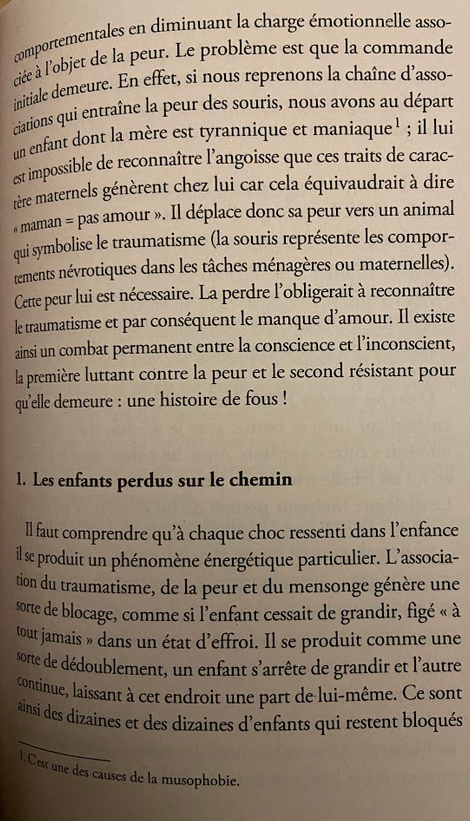
#> input picture images/page.png, 470 x 821 px, given in place of _blurred_image.jpg, which was not available
$ python test_cleaning.py
#> lines starting #> are read from the running program, lines starting #| are printed output that depends on the picture; after the words box and inside, x2 and y2 are one past the last pixel; in counts of white or black regions, pixels touching at a corner belong together; pictures that were not available may be replaced by others from this repository, and a replacement may not be noted
import cv2
import numpy as np


# [111 lines left out: functions text_cleaning, amelioration_contraste, suppression_bruit, deroration_image, detection_contours, projection_horizontale, not called in this run]


def boites_englobantes():
    # Charger l'image en niveaux de gris
    image = cv2.imread("images/_blurred_image.jpg", cv2.IMREAD_GRAYSCALE)
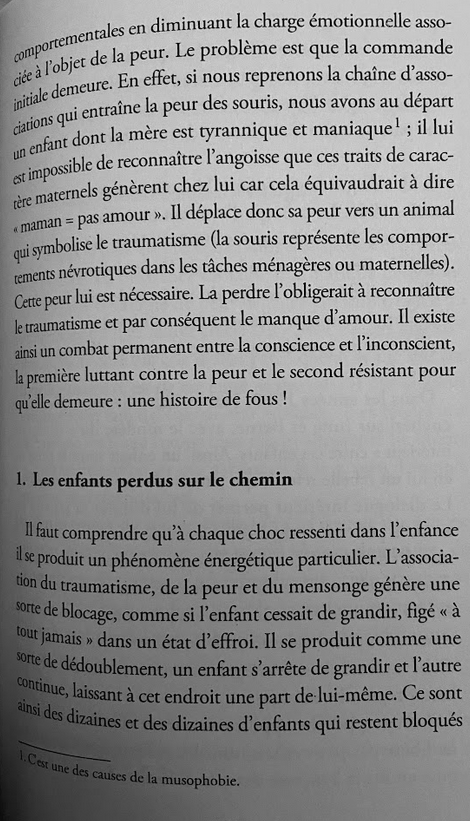
#> image: shape (821, 470); min 0, max 253, mean 142.3

    # Appliquer le seuillage binaire
    _, thresh = cv2.threshold(image, 127, 255, cv2.THRESH_BINARY_INV)
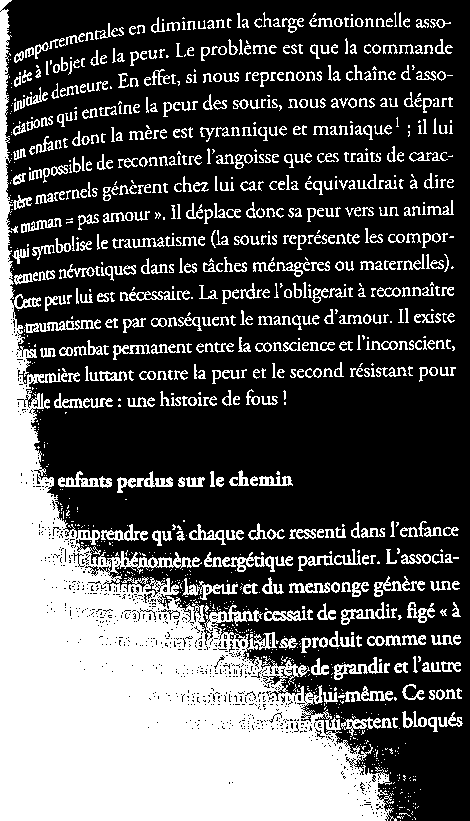
#> thresh: shape (821, 470); 32.5% white; 1168 white regions (542 under 20 px)

    # Trouver les contours
    contours, _ = cv2.findContours(thresh, cv2.RETR_EXTERNAL, cv2.CHAIN_APPROX_SIMPLE)
#> contours = 1161 contours, 731 with area under 20; largest, box (x1, y1, x2, y2) and area: (0, 0, 397, 821) 87294, (117, 471, 173, 493) 332, (341, 717, 392, 737) 315, (182, 578, 238, 600) 290, (25, 320, 94, 333) 287

    # Dessiner des boîtes englobantes autour des contours
    for contour in contours:
        x, y, w, h = cv2.boundingRect(contour)
        cv2.rectangle(image, (x, y), (x + w, y + h), (0, 255, 0), 2)
#> this loop made 1161 passes
#> (x, y, w, h) on passes 1, 2, 4: (400, 820, 1, 1), (412, 819, 1, 1), (397, 816, 7, 3)
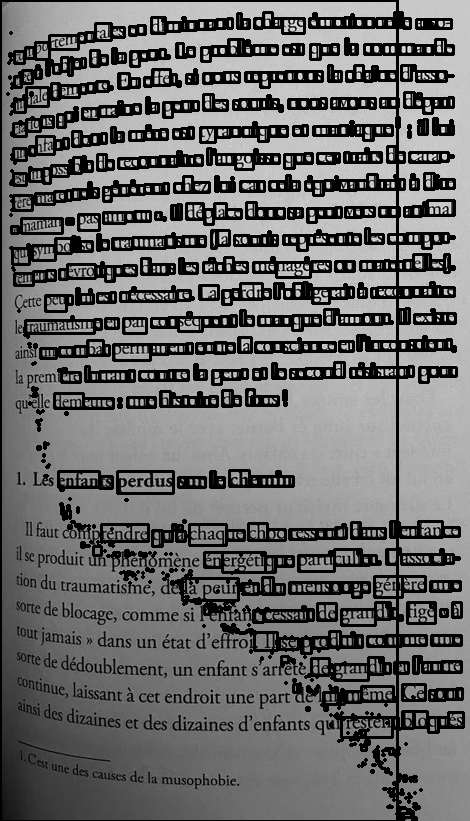
#> image: shape (821, 470); min 0, max 253, mean 111.1

    cv2.imshow("Bounding Boxes", image)
    cv2.waitKey(0)
    cv2.destroyAllWindows()


# [4 lines of commented-out code are left out]
boites_englobantes()
